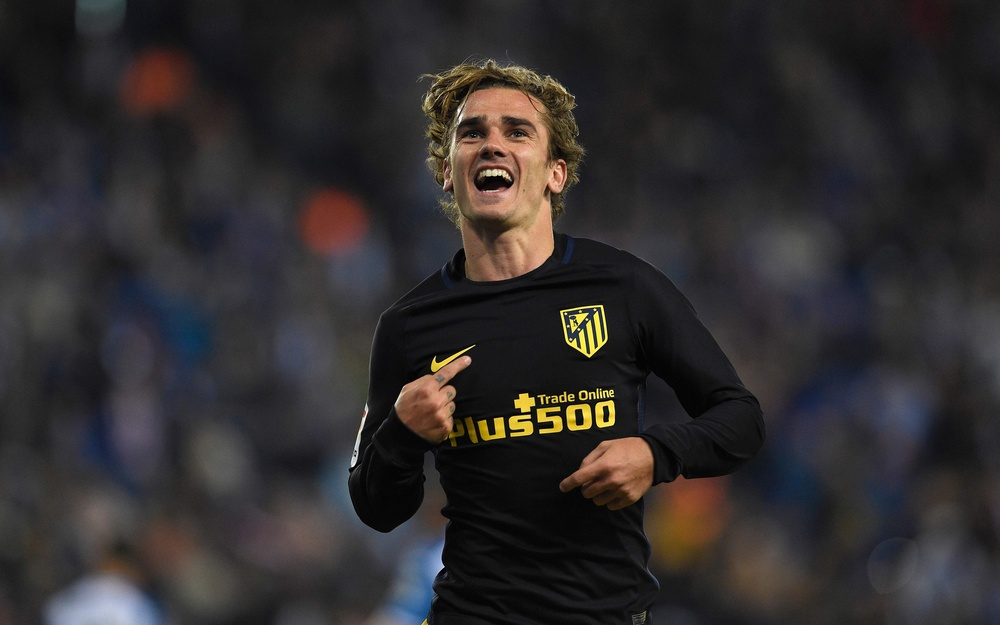
#> input picture 28.jpg, 1000 x 625 px, shrunk from 3840 x 2400 before the run
$ jupyter execute OpenCV_Color_Conversions.ipynb
#> lines starting #> are read from the running program, lines starting #| are printed output that depends on the picture
<a href="https://colab.research.google.com/github/Surajk7725/OpenCV_Color/blob/main/OpenCV_Color_Conversions.ipynb" target="_parent"></a>

**Commonly used color conversion codes include:**

*   By Default it gives BGR Image
*   cv2.COLOR_BGR2RGB: Converts BGR (Blue, Green, Red) to RGB (Red,Green, Blue).
*   cv2.COLOR_BGR2GRAY: Converts BGR to grayscale.
*   cv2.COLOR_RGB2BGR: Converts RGB to BGR.

[cell 1]
import cv2
import matplotlib.pyplot as plt

img = cv2.imread('28.jpg')
#> img is the input picture: shape (625, 1000, 3); mean B, G, R 45.7, 45.3, 48.5
plt.imshow(img)

[cell 2]
# Read an image
img = cv2.imread('28.jpg')

# Convert BGR to RGB
img_rgb = cv2.cvtColor(img, cv2.COLOR_BGR2RGB)

plt.imshow(img_rgb)

[cell 3]
# Convert BGR to GRAY
img_rgb1 = cv2.cvtColor(img, cv2.COLOR_BGR2GRAY)
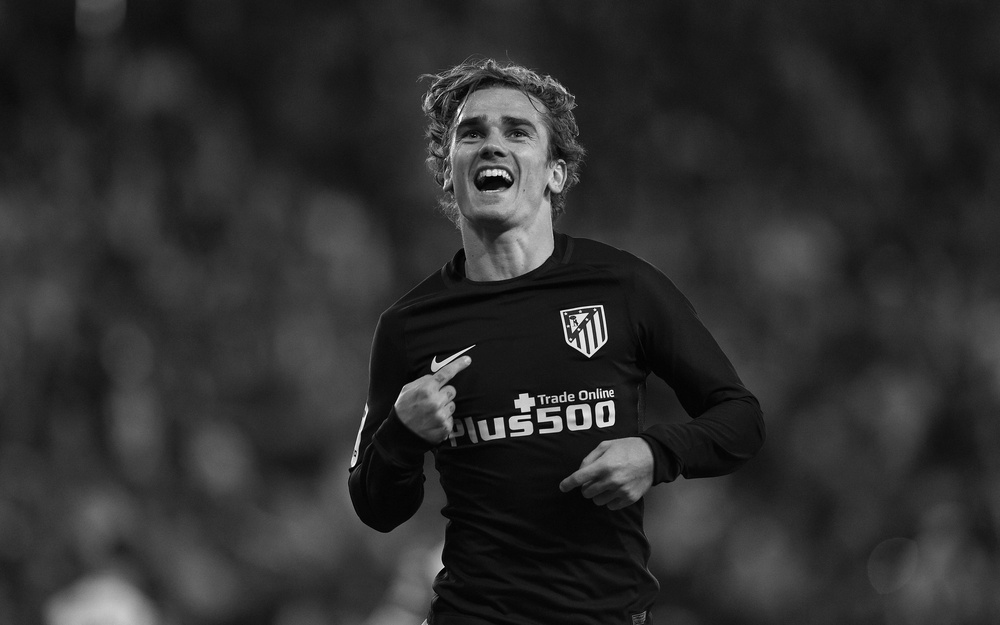
#> img_rgb1: shape (625, 1000); min 0, max 254, mean 46.3

plt.imshow(img_rgb1)
